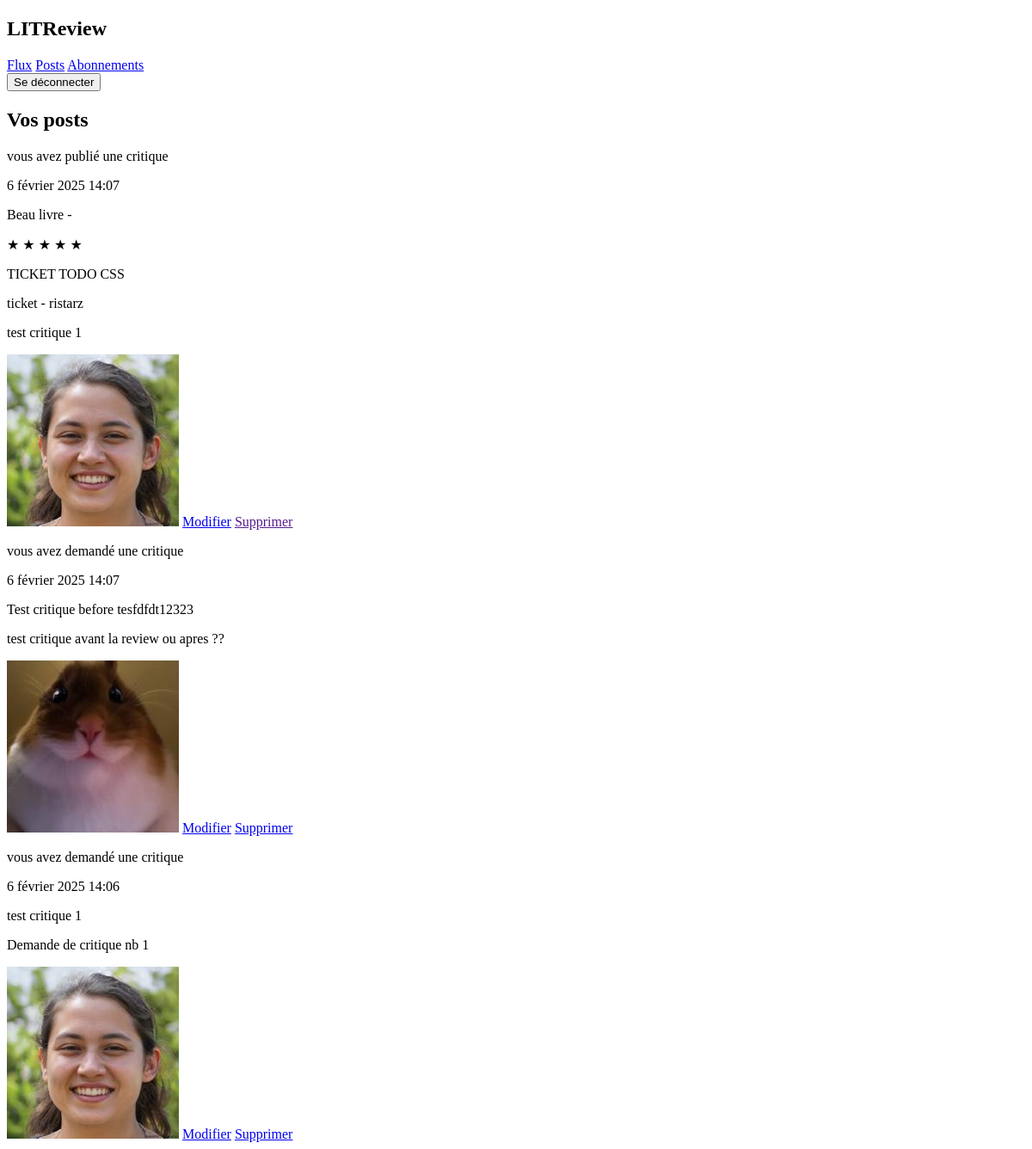
Page /home/posts/ (signed in) on the earlier database version.
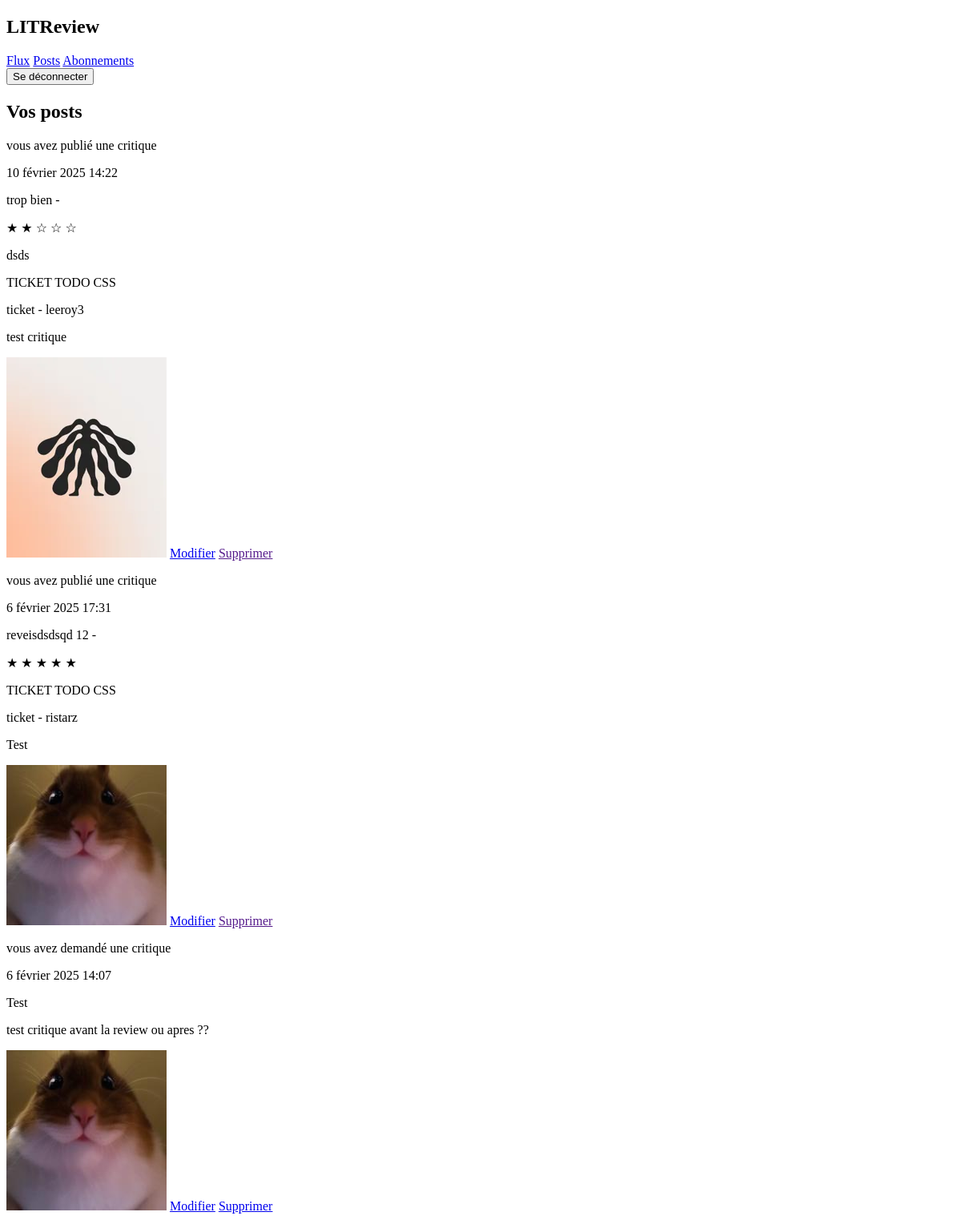
Same page on the later database version.
### reviews/models.py (models this page shows, shortened)
class Review(models.Model):
    ticket = models.ForeignKey(to=Ticket, on_delete=models.CASCADE)
    body = models.CharField(max_length=8192, blank=True, verbose_name="commentaire")
    rating = models.PositiveSmallIntegerField(
        validators=[MinValueValidator(0), MaxValueValidator(5)])
    headline = models.CharField(max_length=128, verbose_name="title")
    user = models.ForeignKey(
        to=settings.AUTH_USER_MODEL, on_delete=models.CASCADE)
    time_created = models.DateTimeField(auto_now_add=True)

class Ticket(models.Model):
    title = models.CharField(max_length=128)
    description = models.TextField(max_length=2048, blank=True)
    user = models.ForeignKey(settings.AUTH_USER_MODEL, on_delete=models.CASCADE)
    image = models.ImageField(blank=True, null=True)
    time_created = models.DateTimeField(auto_now_add=True)

### authentication/models.py (models this page shows)
class User(AbstractUser):
    CREATOR = "CREATOR"
    SUBSCRIBER = "SUBSCRIBER"
    USER_ROLE = (
        (CREATOR, "Creator"),
        (SUBSCRIBER, "Subscriber"),
    )
    role = models.CharField(max_length=30, choices=USER_ROLE, default=SUBSCRIBER, verbose_name="User_role")
    follows = models.ManyToManyField(
        'self', through='subscriber.UserFollows', related_name='is_followed_by', symmetrical=False
    )

### flux/views.py (the view)
# urls.py: path("posts/", DisplayMyPost.as_view(), name="my_posts"),
class DisplayMyPost(LoginRequiredMixin, TemplateView):
    template_name = 'flux/posts.html'
    def get_context_data(self, **kwargs):
        context = super().get_context_data(**kwargs)
        context["tickets"] = Ticket.objects.filter(user=self.request.user)
        context["reviews"] = Review.objects.filter(user=self.request.user)
        context["rating_range"] = list(range(1,6))
        context["all_flux"] = sorted(chain(context["tickets"], context["reviews"]),
                                     key=lambda instance: instance.time_created, reverse=True)
        return context

### flux/templatetags/custom_filters.py (called while the page is built)
@register.filter
def get_instance_name(obj):
    return type(obj).__name__.lower()

@register.simple_tag(takes_context=True)
def posted_by_display(context, user):
    if context["user"] == user:
        return "vous avez"
    return f"{user.username} a "

### flux/templates/flux/posts.html (shortened to what this page needs)
{% extends 'base.html' %}
{% load custom_filters %}
{% block content %}
    <h2>Vos posts</h2>
    <div>
     {% for instance in all_flux %}
            {% if instance|get_instance_name == "ticket" %}
                <p>{% posted_by_display instance.user %} demandé une critique</p>
                <p>{{instance.time_created}}</p>
                <p>{{instance.title}}</p>
                <p>{{instance.description}}</p>
                {% if instance.image %}
                    <img src="{{instance.image.url}}" alt="{{instance.title}}">
                {% endif %}
                <a href="{% url 'review:update_ticket' instance.id %}">Modifier</a>
                <a href="{% url 'review:delete_ticket' instance.id %}">Supprimer</a>
            {% elif instance|get_instance_name == "review" %}
                <p>{% posted_by_display instance.user%} publié une critique</p>
                <p>{{instance.time_created}}</p>
                <p>{{instance.headline}} - </p>
                 {% for i in rating_range %}
                    {% if i <= instance.rating %}
                        ★
                    {% else %}
                        ☆
                    {% endif %}
                {% endfor %}
                <p>{{instance.body}}</p>
                <p>TICKET TODO CSS</p>
                <p>ticket - {{instance.ticket.user.username}}</p>
                <p>{{instance.ticket.title}}</p>
                {% if instance.ticket.image %}
                    <img src="{{instance.ticket.image.url}}" alt="{{instance.ticket.title}}">
                {% endif %}
                <a href="{% url 'review:modify_review' instance.id%}">Modifier</a>
                <a href="">Supprimer</a>
            {% endif %}
        {% endfor %}
    </div>
{% endblock content %}

Differences in the rows shown:
removed Review: user "vous avez", time_created "6 février 2025 14:07", headline "Beau livre", rating 5 (drawn), ticket.user.username "ristarz", ticket "test critique 1", ticket.image (picture)
removed Ticket: user "vous avez", time_created "6 février 2025 14:06", title "test critique 1", description "Demande de critique nb 1", image (picture)
added Review: user "vous avez", time_created "10 février 2025 14:22", headline "trop bien", rating 2 (drawn), body "dsds", ticket.user.username "leeroy3", ticket "test critique", ticket.image (picture)
added Review: user "vous avez", time_created "6 février 2025 17:31", headline "reveisdsdsqd 12", rating 5 (drawn), ticket.user.username "ristarz", ticket "Test", ticket.image (picture)
changed Ticket "test critique avant la review ou apres ??": title "Test critique before tesfdfdt12323" → "Test"
